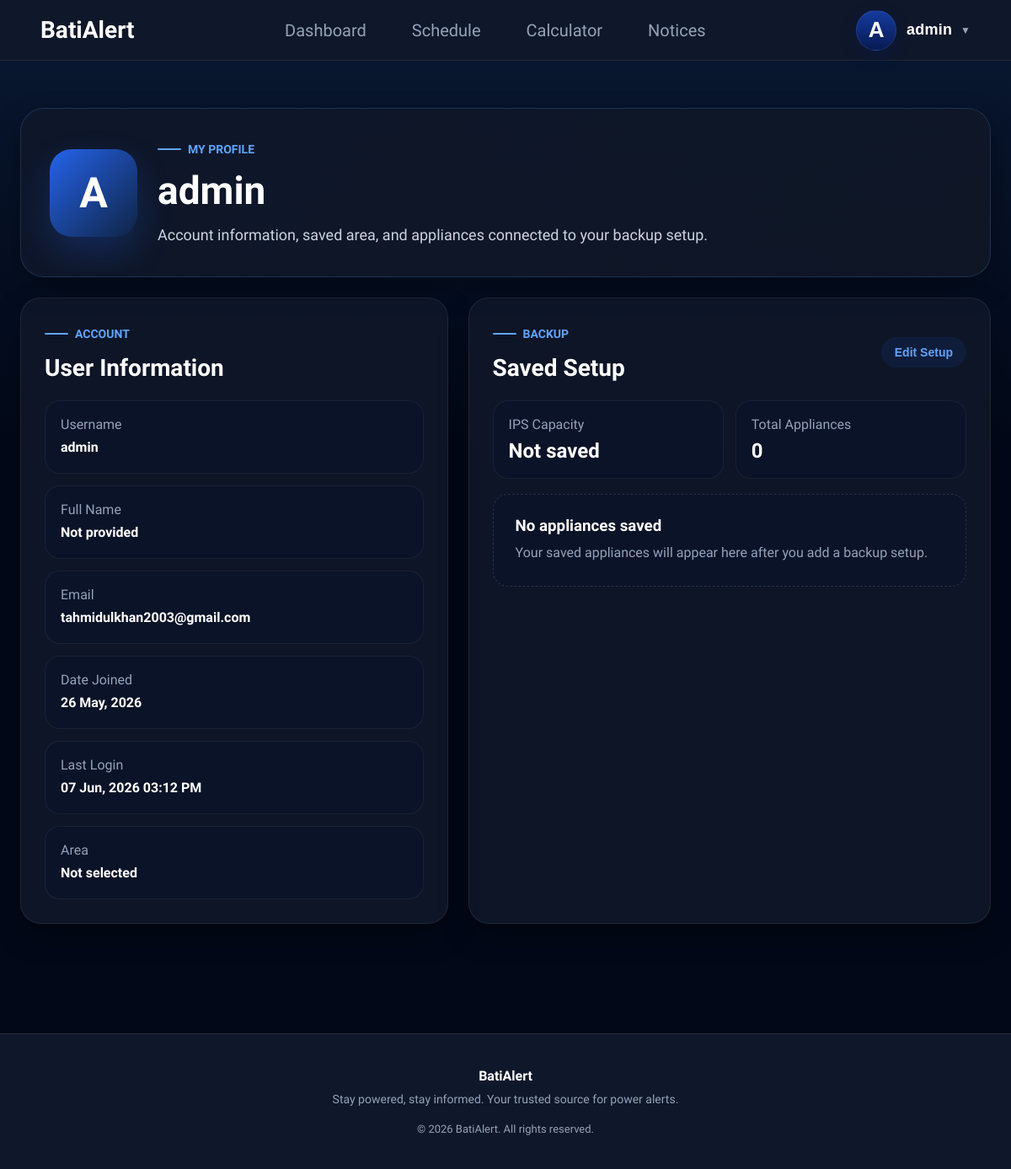
Before: /users/profile/ (signed in) with the older database file.
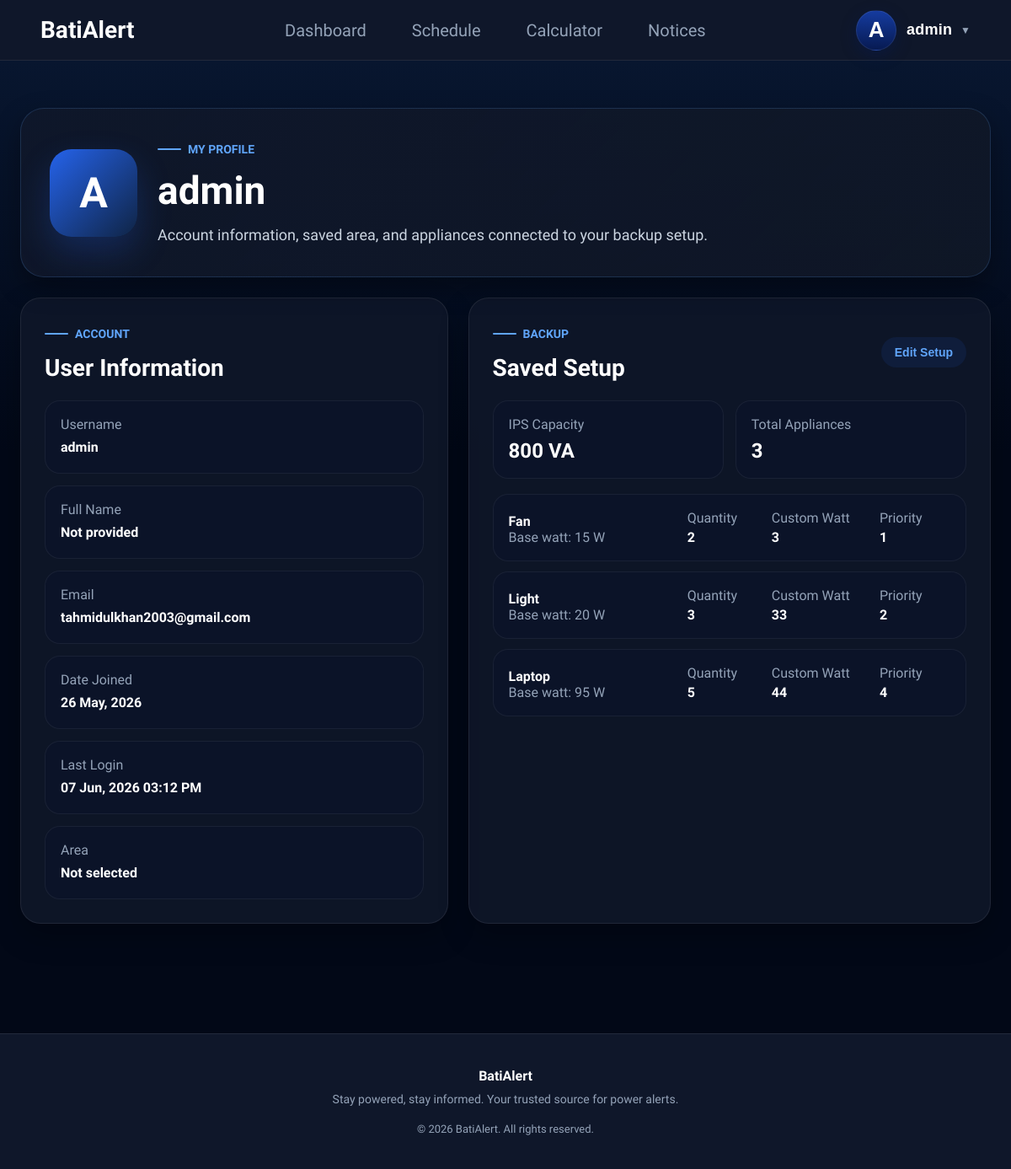
After: the same page with the newer database file.
### users/models.py (models this page shows, shortened)
class SavedSetup(models.Model):
    user = models.OneToOneField(
        User,
        on_delete=models.CASCADE
    )
    ips_capacity = models.IntegerField()

class SetupAppliance(models.Model):
    setup = models.ForeignKey(
        SavedSetup,
        on_delete=models.CASCADE,
        related_name="items"
    )
    appliance = models.ForeignKey(
        Appliance,
        on_delete=models.CASCADE
    )
    quantity = models.PositiveIntegerField()
    custom_watt = models.PositiveIntegerField(
        null=True,
        blank=True
    )
    priority = models.PositiveIntegerField()

### core/models.py (models this page shows, shortened)
class Appliance(models.Model):
    name = models.CharField(
        max_length=100
    )
    watt = models.IntegerField()

### users/views.py (the view)
@login_required(login_url="login")
def profile(request):
    user_profile = (
        UserProfile.objects
        .filter(user=request.user)
        .select_related("area")
        .first()
    )
    setup = (
        SavedSetup.objects
        .filter(user=request.user)
        .prefetch_related("items__appliance")
        .first()
    )
    setup_items = (
        setup.items.all()
        if setup
        else []
    )
    context = {
        "user_profile": user_profile,
        "setup": setup,
        "setup_items": setup_items,
    }
    return render(
        request,
        "profile.html",
        context
    )

### users/context_processors.py (called while the page is built)
def appliance_context(request):
    return {
        "appliances":
        Appliance.objects.all()
    }

### templates/profile.html (shortened to what the changed rows need)
{% extends 'base.html' %}
{% block content %}
<section class="profile-section-page">
    <div class="profile-container-page">
        <div class="profile-cover">
            <div>
                <h1>{{ request.user.username }}</h1>
            </div>
        </div>
        <div class="profile-page-grid">
            <section class="profile-info-panel">
                <div class="dashboard-panel-header">
                    <div>
                        <h2>User Information</h2>
                    </div>
                </div>
            </section>
            <section class="profile-info-panel">
                <div class="dashboard-panel-header">
                    <div>
                        <h2>Saved Setup</h2>
                    </div>
                </div>
                <div class="profile-setup-summary">
                    <div>
                        <span>IPS Capacity</span>
                        <strong>
                            {% if setup %}
                                {{ setup.ips_capacity }} VA
                            {% else %}
                                Not saved
                            {% endif %}
                        </strong>
                    </div>
                    <div>
                        <span>Total Appliances</span>
                        <strong>{{ setup_items|length }}</strong>
                    </div>
                </div>
                <div class="profile-appliance-table">
                    {% for item in setup_items %}
                    <div class="profile-appliance-item">
                        <div>
                            <strong>{{ item.appliance.name }}</strong>
                            <span>Base watt: {{ item.appliance.watt }} W</span>
                        </div>
                        <div>
                            <span>Quantity</span>
                            <strong>{{ item.quantity }}</strong>
                        </div>
                        <div>
                            <span>Custom Watt</span>
                            <strong>{{ item.custom_watt|default:"Default" }}</strong>
                        </div>
                        <div>
                            <span>Priority</span>
                            <strong>{{ item.priority }}</strong>
                        </div>
                    </div>
                    {% empty %}
                    <div class="dashboard-empty">
                        <h3>No appliances saved</h3>
                        <p>Your saved appliances will appear here after you add a backup setup.</p>
                    </div>
                    {% endfor %}
                </div>
            </section>
        </div>
    </div>
</section>
{% endblock %}

Changed rows visible on the page:
added SavedSetup: ips_capacity "800"
added SetupAppliance: appliance.name "Fan", appliance.watt "15", quantity "2", custom_watt "3", priority "1"
added SetupAppliance: appliance.name "Light", appliance.watt "20", quantity "3", custom_watt "33", priority "2"
added SetupAppliance: appliance.name "Laptop", appliance.watt "95", quantity "5", custom_watt "44", priority "4"
Other visible differences:
{{ setup_items|length }}: "0" → "3"
text no longer shown: "Not saved No appliances saved Your saved appliances will appear here after you add a backup setup."
text now shown: "VA"
